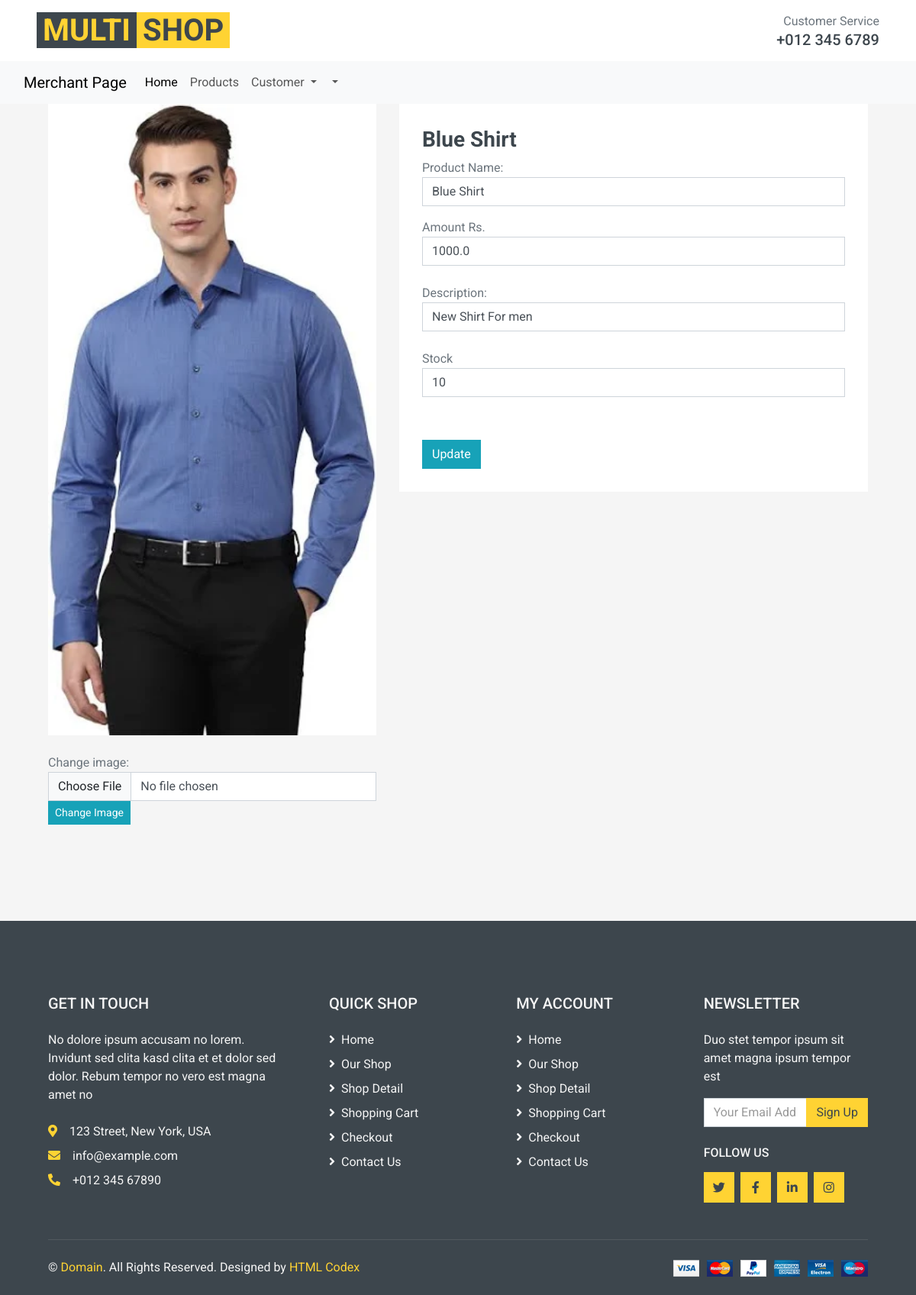
The page /Product/ProducteditMercahant/2 on the database its author committed.
### Product/models.py (models this page shows, shortened)
class ProductDetails(models.Model):
    options = (("Shirts","Shirts"),("Jeans","Jeans"),("Sportswear","Sportswear"),("Jumpsuits","Jumpsuits"),("Blazers","Blazers"),("Jackets","Jackets"),("Shoes","Shoes"),("Kurthas","Kurthas"))
    option1 = (("Mens","Mens"),("Womans","Womans"),("Kids","Kids"))
    product_name = models.CharField(max_length = 255)
    Product_category = models.CharField(max_length = 255, choices = options)
    Product_subcategory = models.CharField(max_length = 255,choices = option1,null=True)
    product_description = models.CharField(max_length = 255)
    product_price = models.FloatField()
    product_stock = models.IntegerField()
    Product_Image =models.FileField(upload_to="Produc_image",null=True)
    product_availability = models.BooleanField(default = True)
    user = models.ForeignKey(User, on_delete = models.CASCADE, null = True, blank  = True)

### Product/views.py (the view, shortened to what this page needs)
# urls.py: path("ProducteditMercahant/<int:pk>",views.ProducteditMercahant,name="ProducteditMercahant"),
def ProducteditMercahant(request,pk):
    product = ProductDetails.objects.get(id = pk)
    context = {
        "product":product
    }
    return render(request,"merchant/merchantproductsingleview.html",context)

### templates/merchant/merchantproductsingleview.html (shortened to what this page needs)
{% extends "merchantindex.html" %}
{% block content %}
<div class="container-fluid pb-5">
    <div class="row px-xl-5">
        <div class="col-lg-5 mb-30">
            <div id="product-carousel" class="carousel slide" data-ride="carousel">
                <div class="carousel-inner bg-light">
                    <div class="carousel-item active">
                        <img class="w-100 h-100" src="{{product.Product_Image.url}}" alt="Image">
                    </div>
                </div>
                <br>
                <form action="{%url 'ChangeImage' product.id %}" method="post" enctype="multipart/form-data">
                    Change image: <br>
                    <input type="file" class="form-control" name="image" required><button class="btn btn-sm btn-info">Change Image</button>
                </form>
            </div>
        </div>
        <div class="col-lg-7 h-auto mb-30">
            <form  method="post">
            <div class="h-100 bg-light p-30">
                <h3>{{product.product_name}}</h3>
                <p>
                    Product Name:
                    <input type="text" required value="{{product.product_name}}" name="name" class="form-control"></p>
                <p class="font-weight-semi-bold mb-4">Amount Rs.
                    <input type="number" required value="{{product.product_price}}" name="price" class="form-control"></p>
                <p class="mb-4">Description:
                    <input type="text" required value="{{product.product_description}}" name="dis" class="form-control"></p>
                <p>Stock
                    <input type="number" required value="{{product.product_stock}}" name="stock" class="form-control"></p>
                <div class="d-flex align-items-center mb-4 pt-2">
                </div>
                <div class="d-flex pt-2">
                    <button type="submit" class="btn btn-info">Update</button>
                </div>
            </form>
            </div>
        </div>
    </div>
{% endblock %}

### rows shown on the page
ProductDetails: Product_Image (picture), product_name "Blue Shirt", name "Blue Shirt", price "1000.0", dis "New Shirt For men", stock "10"
